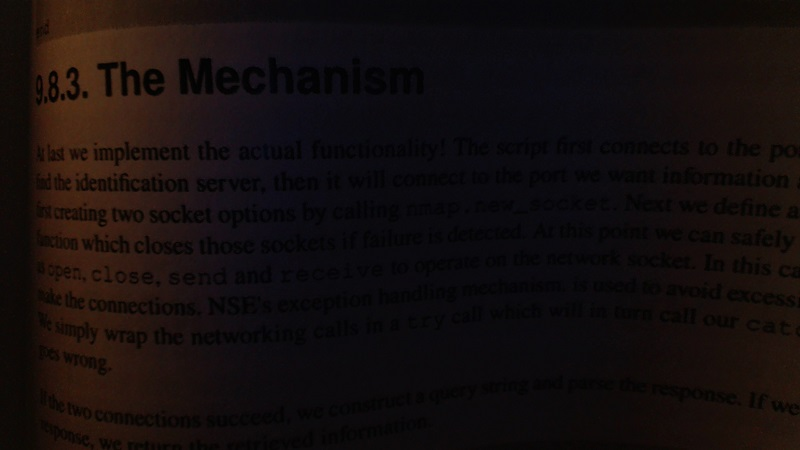
#> input picture OpenCV/kitap.jpg, 800 x 450 px, found by its file name
$ python OpenCV2.py
#> lines starting #> are read from the running program, lines starting #| are printed output that depends on the picture; after the words box and inside, x2 and y2 are one past the last pixel; in counts of white or black regions, pixels touching at a corner belong together
import cv2
import numpy as np
from matplotlib import pyplot as plt
#RGB değil BGR şeklinde yazmışlar

img = cv2.imread(r"OpenCV\kitap.jpg")
#> img is the input picture: shape (450, 800, 3); mean B, G, R 13.4, 13.6, 20.3
gri = cv2.cvtColor(img,cv2.COLOR_BGR2GRAY)
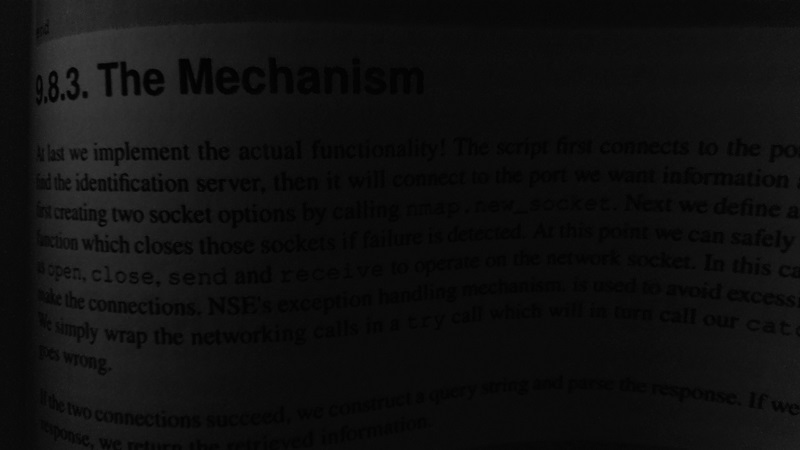
#> gri: shape (450, 800); min 0, max 64, mean 15.6
# retval,treshold = cv2.threshold(gri,12,255,cv2.THRESH_BINARY)
th = cv2.adaptiveThreshold(gri,255,cv2.ADAPTIVE_THRESH_GAUSSIAN_C,cv2.THRESH_BINARY,155,1)
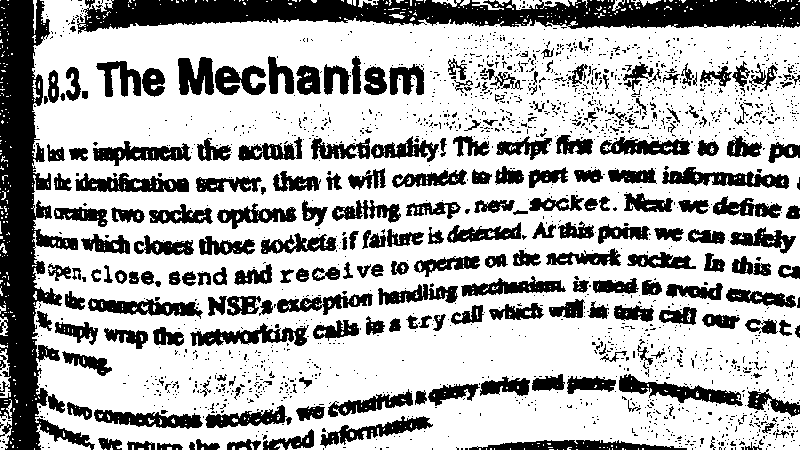
#> th: shape (450, 800); 69% white; 1909 black regions (1672 under 20 px), largest, box (x1, y1, x2, y2) and area: (0, 0, 95, 450) 17486, (77, 0, 800, 34) 15843, (619, 374, 743, 406) 1471

cv2.imshow("eşiklenmiş",th)
cv2.imshow("resmi ekledim",gri)
cv2.waitKey(0)
cv2.destroyAllWindows()
